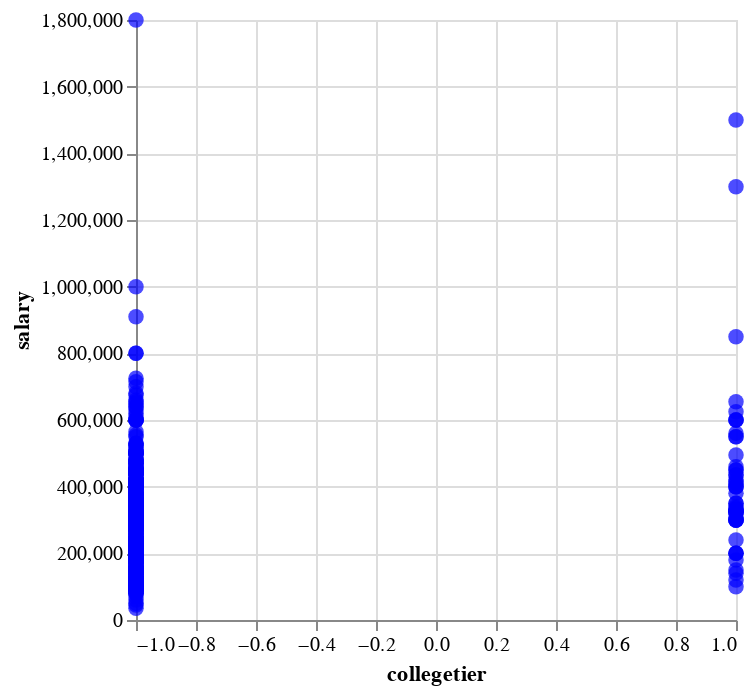

Notebook source saved alongside this figure:
### Code cell
scatter_plot = alt.Chart(df).mark_circle(size = 60, color = 'blue').encode(
x = 'collegetier',
y = 'salary'
)
scatter_plot

### Figure 1 — Vega-Lite specification as saved in the notebook (floating-point values rounded to 4 significant figures; data arrays with more than 128 entries replaced by an {"elided": "..."} marker saying what was removed)
{"config": {"view": {"continuousWidth": 300, "continuousHeight": 300}}, "data": {"name": "data-6ce5e929fc7026a9762a9892765bacdb"}, "mark": {"type": "circle", "color": "blue", "size": 60}, "encoding": {"x": {"field": "collegetier", "type": "quantitative"}, "y": {"field": "salary", "type": "quantitative"}}, "$schema": "https://vega.github.io/schema/vega-lite/v5.15.1.json", "datasets": {"data-6ce5e929fc7026a9762a9892765bacdb": {"elided": "599 records"}}}
